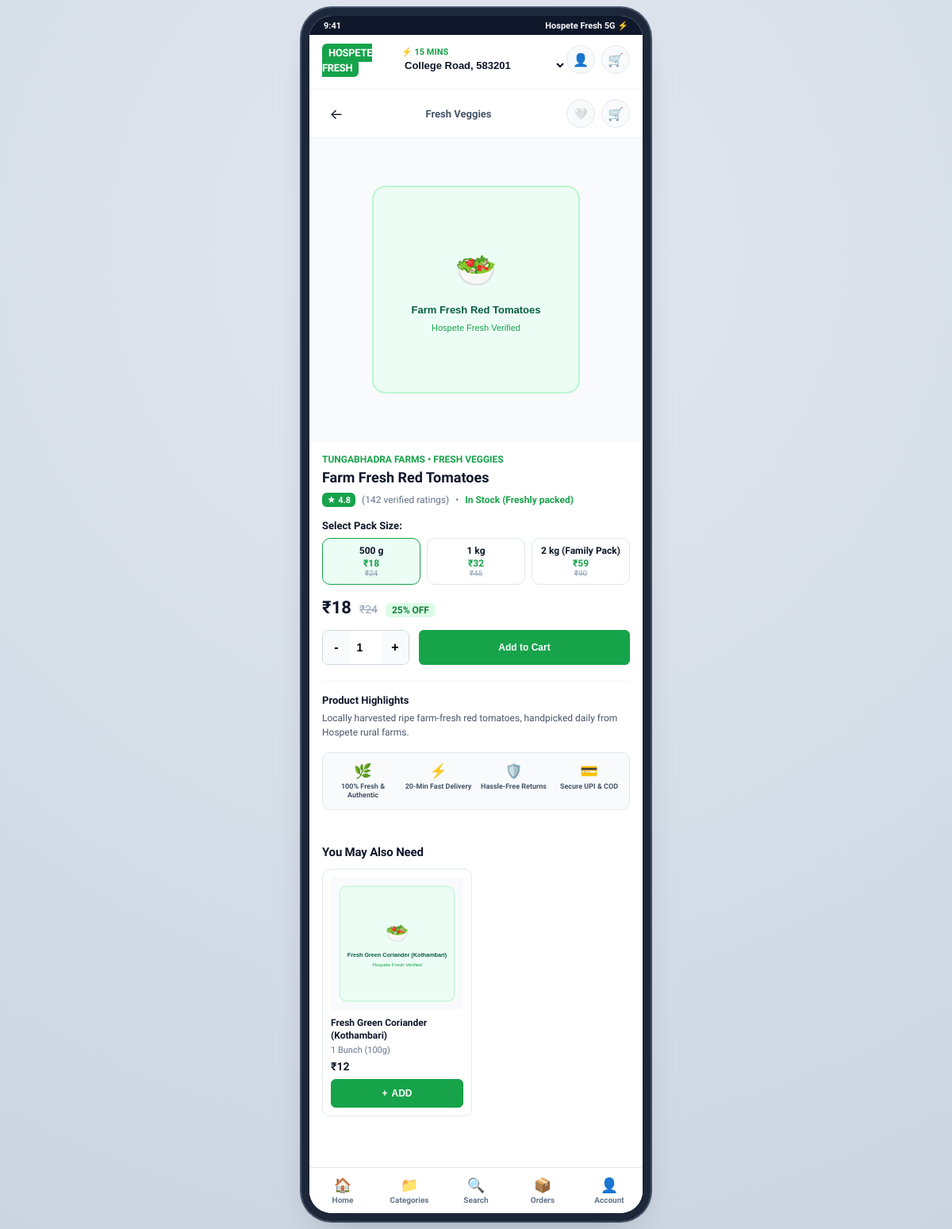
Page /product/1 on the committed database.
### tables this page shows
CREATE TABLE categories (
        id INTEGER PRIMARY KEY AUTOINCREMENT,
        name TEXT NOT NULL,
        slug TEXT UNIQUE NOT NULL,
        icon_emoji TEXT,
        image_path TEXT,
        banner_color TEXT
    );

CREATE TABLE products (
        id INTEGER PRIMARY KEY AUTOINCREMENT,
        vendor_id INTEGER NOT NULL DEFAULT 1,
        name TEXT NOT NULL,
        category_slug TEXT NOT NULL,
        brand TEXT NOT NULL,
        description TEXT,
        image_url TEXT NOT NULL,
        sku TEXT,
        rating REAL DEFAULT 4.5,
        review_count INTEGER DEFAULT 84,
        is_deal INTEGER DEFAULT 0,
        deal_tag TEXT,
        is_bestseller INTEGER DEFAULT 0,
        is_fresh INTEGER DEFAULT 0,
        is_bulk INTEGER DEFAULT 0,
        approval_status TEXT DEFAULT 'approved', -- pending, approved, rejected
        rejection_reason TEXT,
        created_at TIMESTAMP DEFAULT CURRENT_TIMESTAMP, is_active INTEGER DEFAULT 1,
        FOREIGN KEY (category_slug) REFERENCES categories(slug),
        FOREIGN KEY (vendor_id) REFERENCES vendors(id)
    );

CREATE TABLE product_variants (
        id INTEGER PRIMARY KEY AUTOINCREMENT,
        product_id INTEGER NOT NULL,
        pack_size TEXT NOT NULL,
        price REAL NOT NULL,
        mrp REAL NOT NULL,
        stock_qty INTEGER DEFAULT 50,
        is_default INTEGER DEFAULT 0,
        FOREIGN KEY (product_id) REFERENCES products(id)
    );

### app.py (the view)
@app.route('/product/<int:product_id>')
def product_details(product_id):
    conn = get_db()
    product = conn.execute('SELECT * FROM products WHERE id = ?', (product_id,)).fetchone()
    if not product:
        conn.close()
        flash('Product not found', 'error')
        return redirect(url_for('home'))
    if product['approval_status'] != 'approved':
        if 'vendor_id' not in session or session['vendor_id'] != product['vendor_id']:
            conn.close()
            flash('This product is currently under review by administrators.', 'warning')
            return redirect(url_for('home'))
    variants = conn.execute('''
        SELECT *, ROUND(((mrp - price) / mrp) * 100) as discount_pct
        FROM product_variants
        WHERE product_id = ?
        ORDER BY price ASC
    ''', (product_id,)).fetchall()
    category = conn.execute('SELECT * FROM categories WHERE slug = ?', (product['category_slug'],)).fetchone()
    similar = conn.execute('''
        SELECT p.*, v.id as default_variant_id, v.pack_size, v.price, v.mrp, v.stock_qty,
               ROUND(((v.mrp - v.price) / v.mrp) * 100) as discount_pct
        FROM products p
        JOIN product_variants v ON p.id = v.product_id AND v.is_default = 1
        WHERE p.category_slug = ? AND p.id != ? AND p.approval_status = 'approved'
        LIMIT 4
    ''', (product['category_slug'], product_id)).fetchall()
    conn.close()
    return render_template('product_details.html',
                           product=product,
                           variants=variants,
                           category=category,
                           similar_products=similar)

### app.py (called while the page is built)
def get_db():
    conn = sqlite3.connect(DB_PATH)
    conn.row_factory = sqlite3.Row
    return conn

@app.before_request
def make_session_permanent():
    if 'cart' not in session:
        session['cart'] = {}  # key: variant_id -> {product_id, name, pack_size, price, mrp, image_url, qty, vendor_id}
    if 'locality' not in session:
        session['locality'] = 'College Road'
        session['pincode'] = '583201'
        session['eta'] = 15

### templates/product_details.html (shortened to what this page needs)
{% extends "base.html" %}
{% block content %}
<div class="pdp-container">
  <div class="pdp-nav-bar">
    <a href="javascript:history.back()" class="icon-btn" style="border: none; background: transparent; font-size: 18px;">&larr;</a>
    <span style="font-size: 13px; font-weight: 700; color: #475569;">{{ category['name'] }}</span>
    <div style="display: flex; gap: 8px;">
      <button type="button" class="icon-btn" onclick="this.innerHTML = this.innerHTML === '❤️' ? '🤍' : '❤️'">🤍</button>
      <a href="/cart" class="icon-btn">
        🛒
      </a>
    </div>
  </div>
  <div class="pdp-image-stage">
    <img src="{{ product['image_url'] }}" alt="{{ product['name'] }}" id="pdp-main-image">
  </div>
  <div class="pdp-info-body">
    <div class="pdp-brand-cat">{{ product['brand'] }} • {{ category['name'] }}</div>
    <h1 class="pdp-title">{{ product['name'] }}</h1>
    <div class="pdp-rating-row">
      <span class="rating-pill">★ {{ product['rating'] }}</span>
      <span>({{ product['review_count'] }} verified ratings)</span>
      <span>•</span>
      <span id="pdp-current-stock" style="color: #16a34a; font-weight: 600;">In Stock (Freshly packed)</span>
    </div>
    <div class="pack-size-section">
      <div class="pack-size-label-title">Select Pack Size:</div>
      <div class="pack-size-cards-grid">
        {% for v in variants %}
        <div class="pack-card {% if v['is_default'] %}selected{% endif %}"
             data-variant-id="{{ v['id'] }}"
             data-price="{{ v['price'] }}"
             data-mrp="{{ v['mrp'] }}"
             data-stock="{{ v['stock_qty'] }}"
             data-pack-size="{{ v['pack_size'] }}">
          <div class="pack-size-text">{{ v['pack_size'] }}</div>
          <div class="pack-price-text">₹{{ '%.0f'|format(v['price']) }}</div>
          {% if v['mrp'] > v['price'] %}
            <div class="pack-mrp-text">₹{{ '%.0f'|format(v['mrp']) }}</div>
          {% endif %}
        </div>
        {% endfor %}
      </div>
    </div>
    {% set def_v = variants|selectattr('is_default', 'equalto', 1)|first or variants[0] %}
    <div class="pdp-price-box">
      <span class="pdp-price" id="pdp-current-price">₹{{ '%.0f'|format(def_v['price']) }}</span>
      <span class="pdp-mrp" id="pdp-current-mrp">₹{{ '%.0f'|format(def_v['mrp']) }}</span>
      {% if def_v['discount_pct'] and def_v['discount_pct'] > 0 %}
        <span class="pdp-save-badge" id="pdp-current-save">{{ def_v['discount_pct']|int }}% OFF</span>
      {% else %}
        <span class="pdp-save-badge" id="pdp-current-save" style="display:none;"></span>
      {% endif %}
    </div>
    <form action="/add-to-cart" method="POST" class="ajax-add-cart" style="margin-top: 14px;">
      <div style="display: flex; gap: 12px; align-items: center;">
        <div style="display: flex; align-items: center; border: 1.5px solid #cbd5e1; border-radius: 8px; overflow: hidden; height: 44px; width: 110px;">
          <button type="button" onclick="const q = document.getElementById('pdp-qty'); if(q.value > 1) q.value--;" style="flex:1; height: 100%; border:none; background:#f8fafc; font-size:16px; font-weight:bold; cursor:pointer;">-</button>
          <input type="number" name="qty" id="pdp-qty" value="1" min="1" max="10" readonly style="width: 40px; text-align: center; border: none; font-size: 14px; font-weight: 700;">
          <button type="button" onclick="const q = document.getElementById('pdp-qty'); if(q.value < 10) q.value++;" style="flex:1; height: 100%; border:none; background:#f8fafc; font-size:16px; font-weight:bold; cursor:pointer;">+</button>
        </div>
        <button type="submit" id="pdp-add-btn" class="btn-add" style="flex: 2; height: 44px; font-size: 14px;">
          Add to Cart
        </button>
      </div>
    </form>
    <div style="margin-top: 20px; padding-top: 16px; border-top: 1px solid #f1f5f9;">
      <h4 style="font-size: 13px; font-weight: 700; color: #0f172a; margin-bottom: 6px;">Product Highlights</h4>
      <p style="font-size: 12px; color: #475569; line-height: 1.5;">{{ product['description'] }}</p>
    </div>
    <div class="benefits-row">
      <div class="benefit-item">
        <span class="benefit-icon">🌿</span>
        <span class="benefit-text">100% Fresh & Authentic</span>
      </div>
      <div class="benefit-item">
        <span class="benefit-icon">⚡</span>
        <span class="benefit-text">20-Min Fast Delivery</span>
      </div>
      <div class="benefit-item">
        <span class="benefit-icon">🛡️</span>
        <span class="benefit-text">Hassle-Free Returns</span>
      </div>
      <div class="benefit-item">
        <span class="benefit-icon">💳</span>
        <span class="benefit-text">Secure UPI & COD</span>
      </div>
    </div>
  </div>
  {% if similar_products %}
  <div class="section-container">
    <h3 class="section-title" style="margin-bottom: 12px;">You May Also Need</h3>
    <div class="products-grid-2col">
      {% for sp in similar_products %}
      <div class="product-card">
        <a href="/product/{{ sp['id'] }}" class="product-name-link">
          <div class="card-image-box">
            <img src="{{ sp['image_url'] }}" alt="{{ sp['name'] }}" loading="lazy">
          </div>
          <div class="card-body">
            <div class="product-name">{{ sp['name'] }}</div>
            <div class="pack-size-label">{{ sp['pack_size'] }}</div>
            <div class="price-row">
              <span class="selling-price">₹{{ '%.0f'|format(sp['price']) }}</span>
            </div>
          </div>
        </a>
        <form action="/add-to-cart" method="POST" class="ajax-add-cart">
          <button type="submit" class="btn-add">
            <span>+</span> ADD
          </button>
        </form>
      </div>
      {% endfor %}
    </div>
  </div>
  {% endif %}
</div>
{% endblock %}

### rows in the picture
categories: name "Fresh Veggies", name "FRESH VEGGIES"
products: name (picture), brand "TUNGABHADRA FARMS", name "Farm Fresh Red Tomatoes", rating "4.8", review_count "142", description "Locally harvested ripe farm-fresh red tomatoes, handpicked daily from Hospete rural farms."
product_variants: pack_size "500 g", price "18", mrp "24"
product_variants: pack_size "1 kg", price "32", mrp "45"
product_variants: pack_size "2 kg (Family Pack)", price "59", mrp "90"
product_variants: name (picture), name "Fresh Green Coriander (Kothambari)", pack_size "1 Bunch (100g)", price "12"

### other values in the picture
{{ current_eta }} "15"
{{ def_v['discount_pct']|int }} "25"
form field locality "College Road, 583201"
